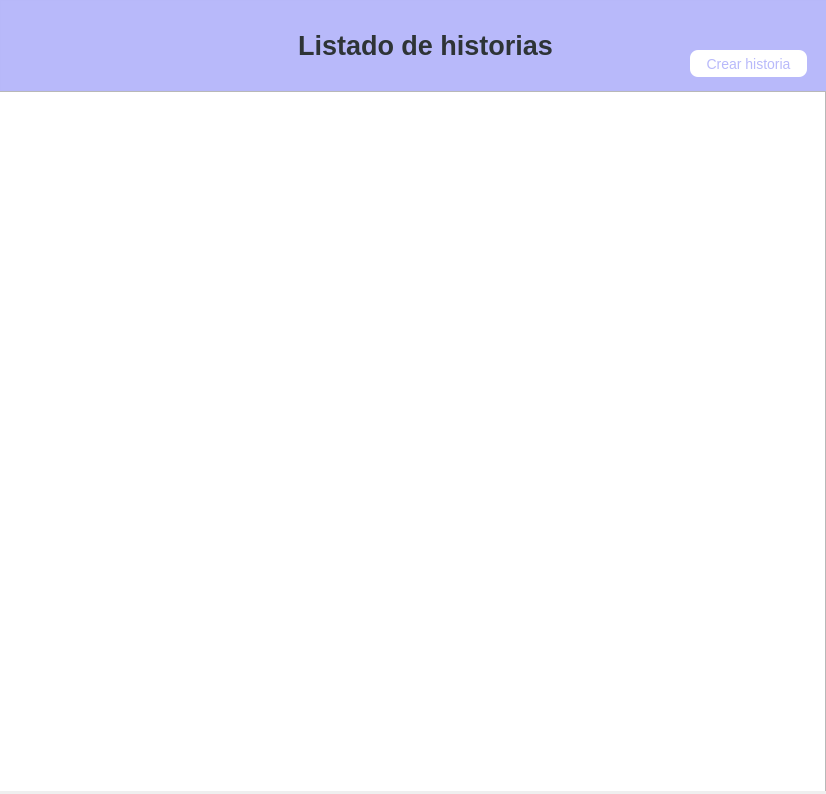
<?xml version="1.0" encoding="UTF-8"?>
<ui version="4.0">
 <class>Form</class>
 <widget class="QWidget" name="Form">
  <property name="geometry">
   <rect>
    <x>0</x>
    <y>0</y>
    <width>826</width>
    <height>794</height>
   </rect>
  </property>
  <property name="windowTitle">
   <string>Form</string>
  </property>
  <widget class="QFrame" name="frame">
   <property name="geometry">
    <rect>
     <x>0</x>
     <y>0</y>
     <width>828</width>
     <height>91</height>
    </rect>
   </property>
   <property name="frameShape">
    <enum>QFrame::StyledPanel</enum>
   </property>
   <property name="frameShadow">
    <enum>QFrame::Raised</enum>
   </property>
   <property name="lineWidth">
    <number>0</number>
   </property>
   <widget class="QLabel" name="titulo">
    <property name="geometry">
     <rect>
      <x>-15</x>
      <y>0</y>
      <width>881</width>
      <height>91</height>
     </rect>
    </property>
    <property name="minimumSize">
     <size>
      <width>0</width>
      <height>91</height>
     </size>
    </property>
    <property name="maximumSize">
     <size>
      <width>16777215</width>
      <height>91</height>
     </size>
    </property>
    <property name="font">
     <font>
      <family>Ubuntu</family>
      <pointsize>20</pointsize>
      <weight>75</weight>
      <italic>false</italic>
      <bold>true</bold>
     </font>
    </property>
    <property name="styleSheet">
     <string notr="true">background-color: rgba(183, 184, 250, 252)</string>
    </property>
    <property name="frameShape">
     <enum>QFrame::NoFrame</enum>
    </property>
    <property name="frameShadow">
     <enum>QFrame::Plain</enum>
    </property>
    <property name="text">
     <string>&lt;html&gt;&lt;head/&gt;&lt;body&gt;&lt;p align=&quot;center&quot;&gt;&lt;span style=&quot; color:#2e3436;&quot;&gt;Listado de historias&lt;/span&gt;&lt;/p&gt;&lt;/body&gt;&lt;/html&gt;</string>
    </property>
   </widget>
   <widget class="QPushButton" name="addHistoria_Button">
    <property name="geometry">
     <rect>
      <x>690</x>
      <y>50</y>
      <width>117</width>
      <height>27</height>
     </rect>
    </property>
    <property name="font">
     <font>
      <pointsize>-1</pointsize>
     </font>
    </property>
    <property name="styleSheet">
     <string notr="true">QPushButton {
  background-color: rgb(255, 255, 255);
  color: rgba(183, 184, 250, 252);
  text-align: center;
  font-size: 14px;
  border-radius: 8px;
}

</string>
    </property>
    <property name="text">
     <string>Crear historia</string>
    </property>
   </widget>
  </widget>
  <widget class="QFrame" name="frame_2">
   <property name="geometry">
    <rect>
     <x>0</x>
     <y>91</y>
     <width>828</width>
     <height>700</height>
    </rect>
   </property>
   <property name="frameShape">
    <enum>QFrame::StyledPanel</enum>
   </property>
   <property name="frameShadow">
    <enum>QFrame::Raised</enum>
   </property>
   <widget class="QTableWidget" name="tableWidget">
    <property name="geometry">
     <rect>
      <x>-5</x>
      <y>0</y>
      <width>831</width>
      <height>701</height>
     </rect>
    </property>
   </widget>
  </widget>
 </widget>
 <resources>
  <include location="iconos/recursos_formularios.qrc"/>
 </resources>
 <connections/>
</ui>
